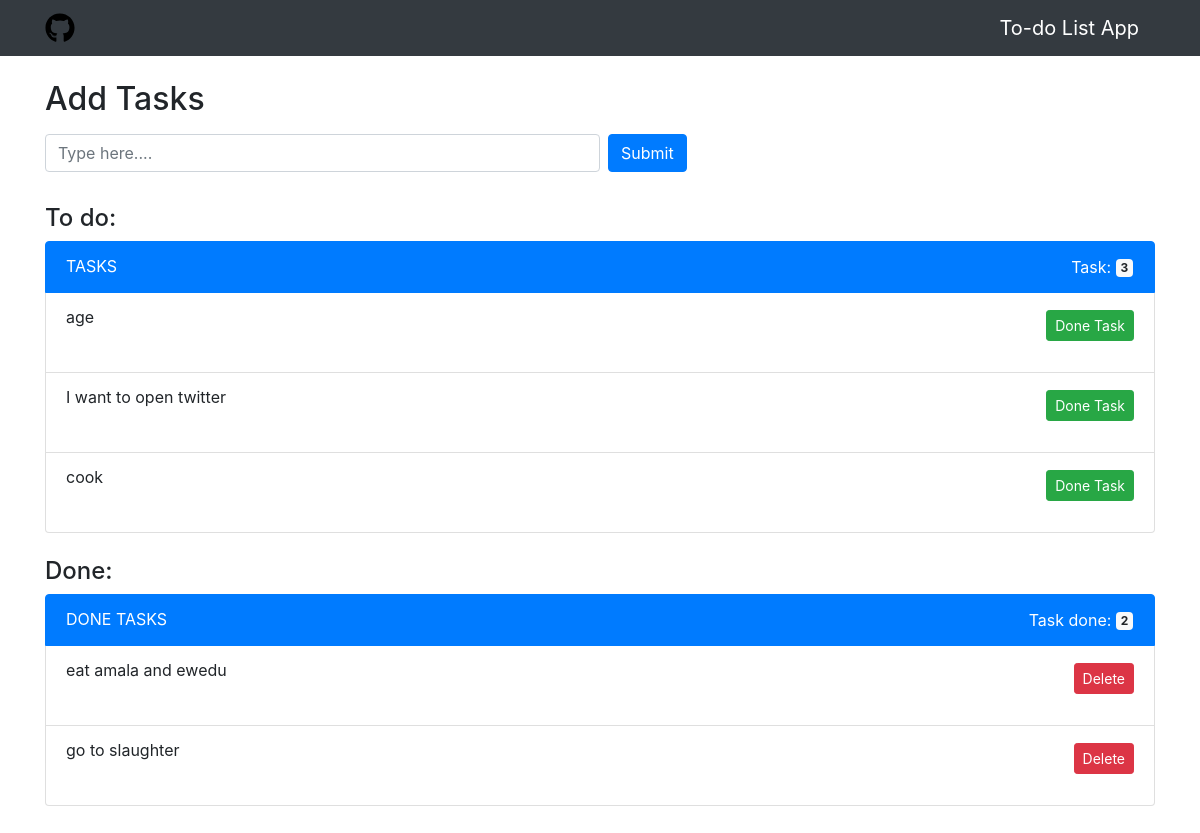
The app's page /, older data.
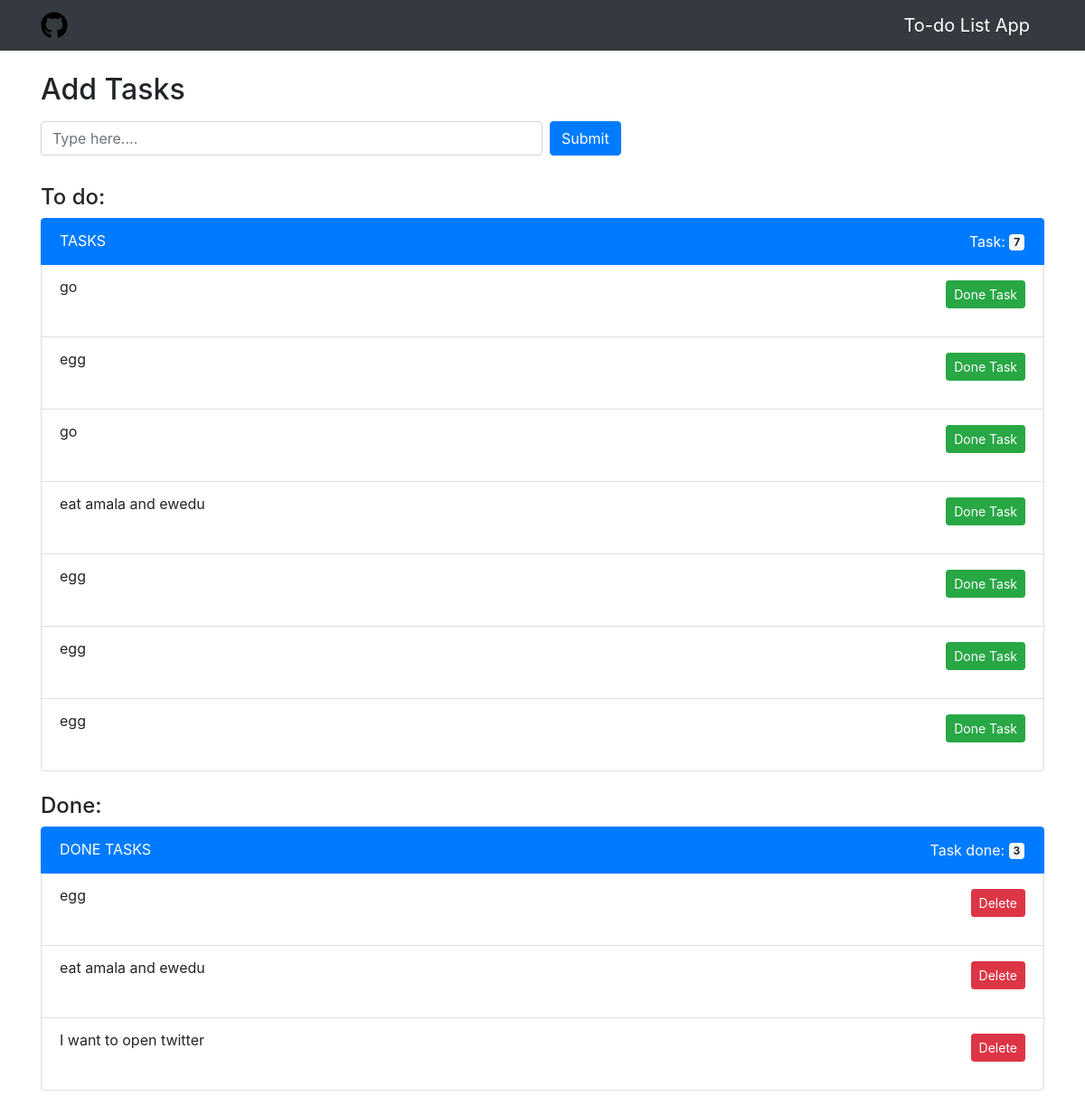
The same page, newer data.
### list_app/models.py (models this page shows, shortened)
class Todo(models.Model):
    added_date=models.DateTimeField('Date Added')
    text = models.CharField(max_length=200)

class Done(models.Model):
    done_date=models.DateTimeField('Date Added')
    done_text = models.CharField(max_length=200)

### list_app/views.py (the view)
# urls.py: path('', views.index, name='index'),
def index(request):
    todo_items= Todo.objects.all().order_by('-added_date')
    length_of_created_obj= Todo.objects.all().count()
    done_items= Done.objects.all().order_by('-done_date')
    length_of_done_items= Done.objects.all().count()
    return render(request, 'main/index.html', {'todo_items':todo_items,
                                               'length_of_items': length_of_created_obj,
                                               'done_items':done_items ,
                                               'length_of_done_items':length_of_done_items})

### templates/main/index.html (shortened to what this page needs)
{% extends 'base.html' %}
{% block content %}
<div class="container">
    <div class="row mt-4 ">
        <div class="col">
            <h2>Add Tasks</h2>
            <form action="{% url 'add_todo' %}" method='post' class="form-inline">
                <input type="text" class="form-control w-50" name='task' placeholder="Type here....">
                <button type="submit" class="btn btn-primary m-2">Submit</button>
            </form>
        </div>
    </div>
    <div class="row mt-4 ">
        <div class="col ">
        <h4>To do:</h4>
            <ul class="list-group">
                <li class="list-group-item active">TASKS
                    <button type="button" class="btn btn-primary float-right" style="float: right; padding: 0 0;">
                        Task: <span class="badge badge-light">{{ length_of_items }}</span>
                    </button>
                </li>
                {% for task in todo_items %}
                    <li class="list-group-item ">{{ task.text }}
                        <form action="delete_todo/{{ task.id }}" method="post">
                            <button type="submit" class="btn btn-sm float-right btn-success" style="position: relative; float: right; bottom: 1.2rem;">Done Task</button>
                        </form>
                    </li>
                {% endfor %}
            </ul>
        </div>
    </div>
<div class="row mt-4 ">
        <div class="col ">
        <h4>Done:</h4>
            <ul class="list-group">
                <li class="list-group-item active">DONE TASKS
                    <button type="button" class="btn btn-primary float-right" style="float: right; padding: 0 0;">
                            Task done: <span class="badge badge-light ">{{ length_of_done_items }}</span>
                    </button>
                </li>
                {% for done in done_items %}
                    <li class="list-group-item ">{{ done.done_text }}
                        <form action="Done_todo/{{ done.id }}" method="post">
                            <button type="submit" class="btn btn-sm float-right btn-danger" style="position: relative; float: right; bottom: 1.2rem;">Delete</button>
                        </form>
                    </li>
                {% endfor %}
            </ul>
        </div>
    </div>
</div>
{% endblock content %}

### templates/base.html (shortened to what this page needs)
{% load static %}
<!doctype html>
<html lang="en">
<head>
    <link rel="stylesheet" href="{% static 'css/style.css' %}">
    <link rel="stylesheet" href="https://stackpath.bootstrapcdn.com/bootstrap/4.5.0/css/bootstrap.min.css"
>
</head>
<body>
<nav class="navbar navbar-dark bg-dark">
    <div class="container">
        <a href="https://github.com/echefulouis/Todo-list-app"><img src="{% static 'images/github-brands.svg' %}" width="30" height="30" class="d-inline-block align-top" alt="">
</a>
         <a class="navbar-brand" href="#">To-do List App</a>
    </div>
</nav>
    {% block content %}
    {% endblock content %}
</body>
</html>

Row changes from the older to the newer data that the page shows:
removed Todo: text "age"
removed Todo: text "I want to open twitter"
removed Todo: text "cook"
removed Done: done_text "go to slaughter"
added Todo: text "go"
added Todo: text "egg"
added Todo: text "go"
added Todo: text "eat amala and ewedu"
added Todo: text "egg"
added Todo: text "egg"
added Todo: text "egg"
added Done: done_text "egg"
added Done: done_text "I want to open twitter"
Text that changed along with them:
{{ length_of_items }}: "3" → "7"
{{ length_of_done_items }}: "2" → "3"
